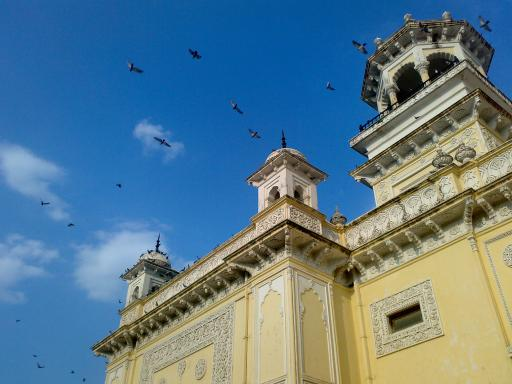
#> input picture Aula2/imagens/casa.jpg, 512 x 384 px
$ python a7_filtro_laplace.py   (older library calls are emulated)
#> lines starting #> are read from the running program, lines starting #| are printed output that depends on the picture
# Exercício 2
#
#
#
# Consulte a documentação do OpenCV para saber como separar os canais da imagem:
# https://docs.opencv.org/4.x/d7/d16/tutorial_py_table_of_contents_core.html
#
# * * * * *  * * * * * * * * * * * * * * * * * * * * * * * * * * * * * * * * * *

# Importacao das bibliotecas
import cv2
import numpy as np

# 1. le a imagem
imagem = cv2.imread('imagens/casa.jpg', 0)
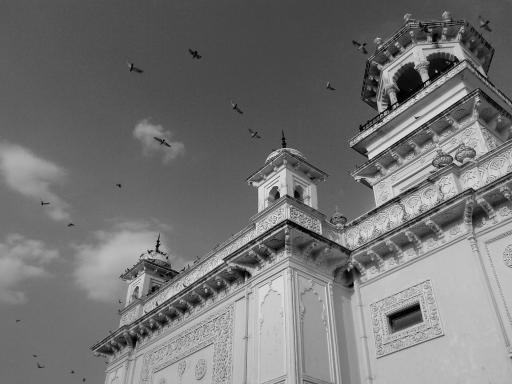
#> imagem: shape (384, 512); min 0, max 255, mean 116.2

# 2. executa o laplaciano e converte em escala absoluta
laplaciano = cv2.Laplacian(imagem, cv2.CV_32F)
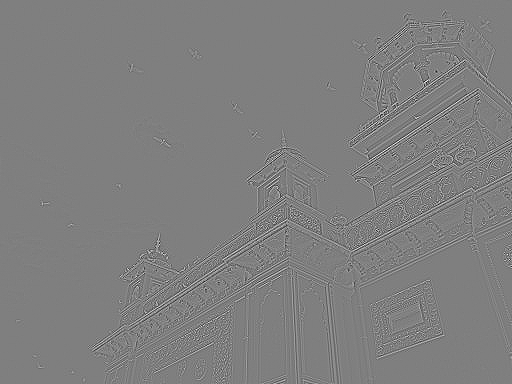
#> laplaciano: shape (384, 512) float32; min -402, max 403, mean 0; drawn with min black and max white
laplaciano_abs = cv2.convertScaleAbs(laplaciano)
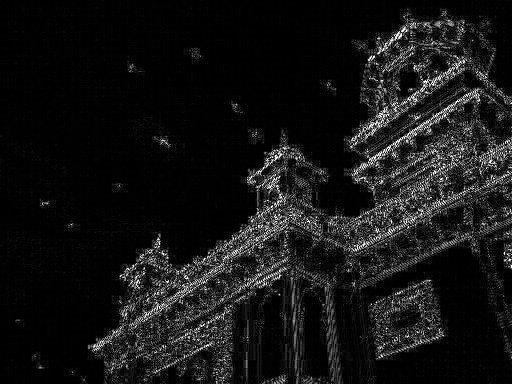
#> laplaciano_abs: shape (384, 512); min 0, max 255, mean 21.1

# 3. mostra a imagem
cv2.imshow("imagem", laplaciano_abs)
cv2.waitKey(0)
